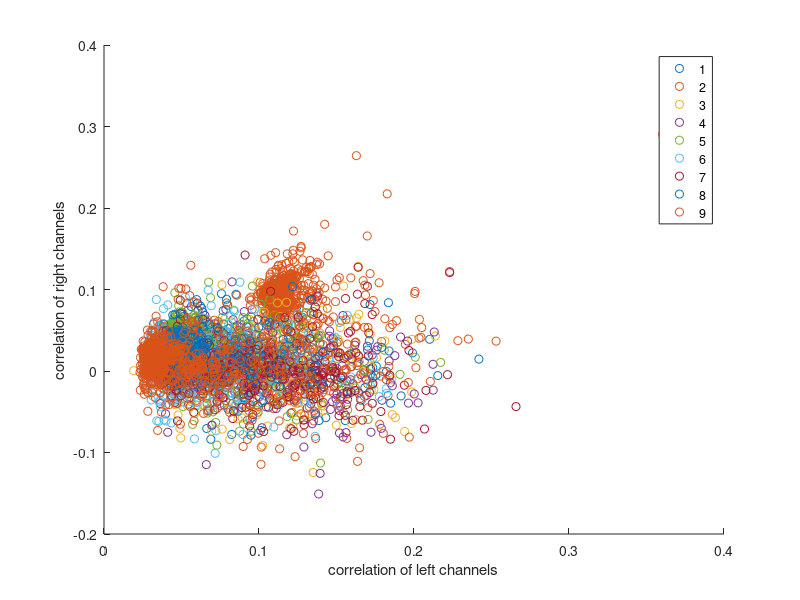

Write MATLAB code to recreate this figure.
% THISE CODE VISUALIZES THE CLUSTER OF THE CORRELATION COEFICIENT WITH A
% PLOT IMAGE.

% CLEAN UP WORKSPACE AND COMMAND WINDOWS
clc;
clear;


temp = csvread('./features.csv');
xs = temp(:, 1);
ys = temp(:, 2);

labels = csvread('labels.csv');
gscatter(xs, ys, labels);
    
xlabel('correlation of left channels');
ylabel('correlation of right channels');